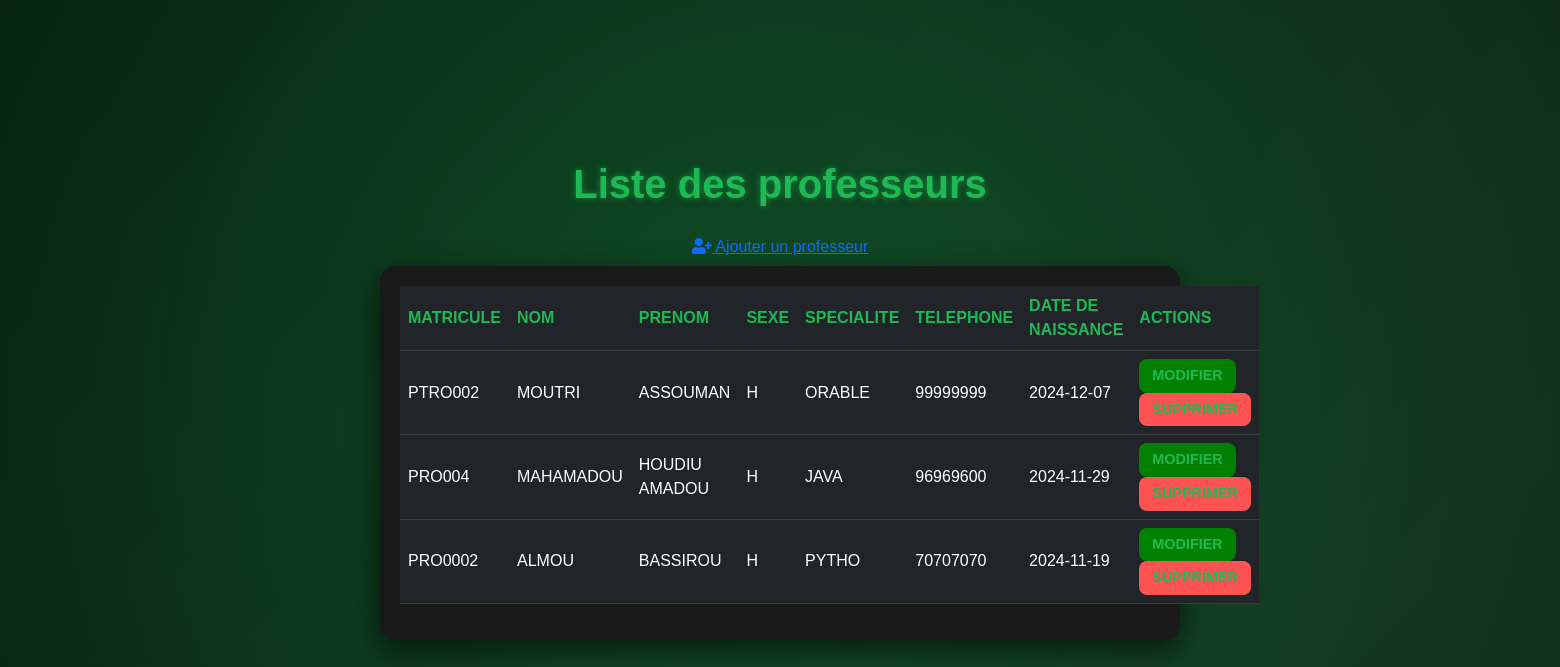
The page /views/Professeur/proliste.php on the database its author committed.
### tables this page shows
CREATE TABLE `professeurs` (
  `matricule` varchar(50) NOT NULL,
  `nom` varchar(100) NOT NULL,
  `prenom` varchar(100) NOT NULL,
  `sexe` char(1) NOT NULL,
  `tel` varchar(15) NOT NULL,
  `ddn` date NOT NULL,
  `matiere` varchar(100) NOT NULL,
  PRIMARY KEY (`matricule`)
);

### models/Provider.php (called while the page is built, shortened)
<?php
class Provider {
    private $host = 'localhost';
    private $dbName = "scolarite";
    private $user = "root";
    private $password = "";
    public function getConnection() {
        try {
            $con = new PDO("mysql:host=$this->host;dbname=$this->dbName;charset=utf8", $this->user, $this->password);
            $con->setAttribute(PDO::ATTR_ERRMODE, PDO::ERRMODE_EXCEPTION);
            return $con;
        } catch (PDOException $e) {
            echo "Erreur de connexion : " . $e->getMessage();
            return null;
        }
    }
}

### models/ProfesseurService.php (called while the page is built, shortened)
<?php
require_once('Provider.php');
class ProfesseurService
{
    private $connexion;
    function __construct()
    {
        $p = new Provider();
        $this->connexion = $p->getconnection();
    }
    public function getAll()
    {
        $requete = 'select * from professeurs order by matricule desc';
        $st = $this->connexion->query($requete);
        $professeurs = $st->fetchAll(PDO::FETCH_ASSOC);
        return $professeurs;
    }
}
?>

### views/Professeur/proliste.php (the view, shortened to what this page needs)
<!DOCTYPE html>
<html lang="fr">
<head>
    <link href="https://cdn.jsdelivr.net/npm/bootstrap@5.3.0-alpha1/dist/css/bootstrap.min.css" rel="stylesheet">
    <link rel="stylesheet" href="https://cdnjs.cloudflare.com/ajax/libs/font-awesome/5.15.3/css/all.min.css">
</head>
<body>
    <h1>Liste des professeurs</h1>
    <a href="../../controllers/ProfesseurCtrl.php?action=form" class="btn btn-link"><i class="fas fa-user-plus"></i> Ajouter un professeur</a>
    <?php
    require_once('../../models/ProfesseurService.php');
    $profService = new ProfesseurService();
    $professeurs = $profService->getAll();
    ?>
    <div class="table-container">
        <table class="table table-hover table-dark">
            <thead>
                <tr>
                    <th>MATRICULE</th>
                    <th>NOM</th>
                    <th>PRENOM</th>
                    <th>SEXE</th>
                    <th>SPECIALITE</th>
                    <th>TELEPHONE</th>
                    <th>DATE DE NAISSANCE</th>
                    <th>ACTIONS</th>
                </tr>
            </thead>
            <tbody>
                <?php foreach ($professeurs as $prof) : ?>
                    <tr>
                        <td><?php echo $prof['matricule']; ?></td>
                        <td><?php echo $prof['nom']; ?></td>
                        <td><?php echo $prof['prenom']; ?></td>
                        <td><?php echo $prof['sexe']; ?></td>
                        <td><?php echo $prof['matiere']; ?></td>
                        <td><?php echo $prof['tel']; ?></td>
                        <td><?php echo $prof['ddn']; ?></td>
                        <td>
                            <a href="../../controllers/ProfesseurCtrl.php?action=editForm&matricule=<?php echo $prof['matricule']; ?>" class="btn btn-action btn-edit">MODIFIER</a>
                            <a href="../../controllers/ProfesseurCtrl.php?action=delete&matricule=<?php echo $prof['matricule']; ?>" class="btn btn-action btn-delete" onclick="return confirm('Êtes-vous sûr de vouloir supprimer ce professeur ?')">SUPPRIMER</a>
                        </td>
                    </tr>
                <?php endforeach; ?>
            </tbody>
        </table>
    </div>
</body>
</html>

### views/Professeur/proliste.php (style rules this page uses)
body { margin: 0; padding: 0 20px; display: flex; justify-content: center; align-items: center; flex-direction: column; min-height: 100vh; font-family: Arial, sans-serif; background: #000; overflow: hidden; color: #e0e0e0; }
body::before { content: ''; position: absolute; top: 0; left: 0; width: 100%; height: 100%; background: linear-gradient(135deg, #000000, #0f0f0f, #000000); animation: gradientAnimation 6s infinite alternate; z-index: -2; }
body::after { content: ''; position: absolute; width: 200%; height: 200%; background: radial-gradient(circle, rgba(29, 185, 84, 0.4), transparent 60%); filter: blur(100px); animation: floatingCircles 10s infinite alternate; z-index: -1; }
h1 { font-size: 2.5rem; font-weight: bold; color: #1db954; text-shadow: 0px 0px 6px rgba(29, 185, 84, 0.6); animation: textGlow 2s ease-in-out infinite alternate; margin-bottom: 20px; }
.table-container { background-color: #1a1a1a; border-radius: 15px; padding: 20px; box-shadow: 0 10px 30px rgba(0, 0, 0, 0.6); width: 100%; max-width: 800px; animation: fadeInUp 0.8s ease forwards; }
.table { color: #e0e0e0; }
.table th, .table td { vertical-align: middle; }
.table th { color: #1db954; }
.table a { color: #1db954; font-weight: bold; text-decoration: none; }
.btn-action { font-size: 0.9rem; padding: 5px 12px; border-radius: 8px; color: white; transition: all 0.3s ease; }
.btn-edit { background-color: green; color: white; }
.btn-delete { background-color: #ff5252; }

### rows shown on the page
professeurs: matricule "PTRO002", nom "MOUTRI", prenom "ASSOUMAN", sexe "H", matiere "ORABLE", tel "99999999", ddn "2024-12-07"
professeurs: matricule "PRO004", nom "MAHAMADOU", prenom "HOUDIU AMADOU", sexe "H", matiere "JAVA", tel "96969600", ddn "2024-11-29"
professeurs: matricule "PRO0002", nom "ALMOU", prenom "BASSIROU", sexe "H", matiere "PYTHO", tel "70707070", ddn "2024-11-19"
